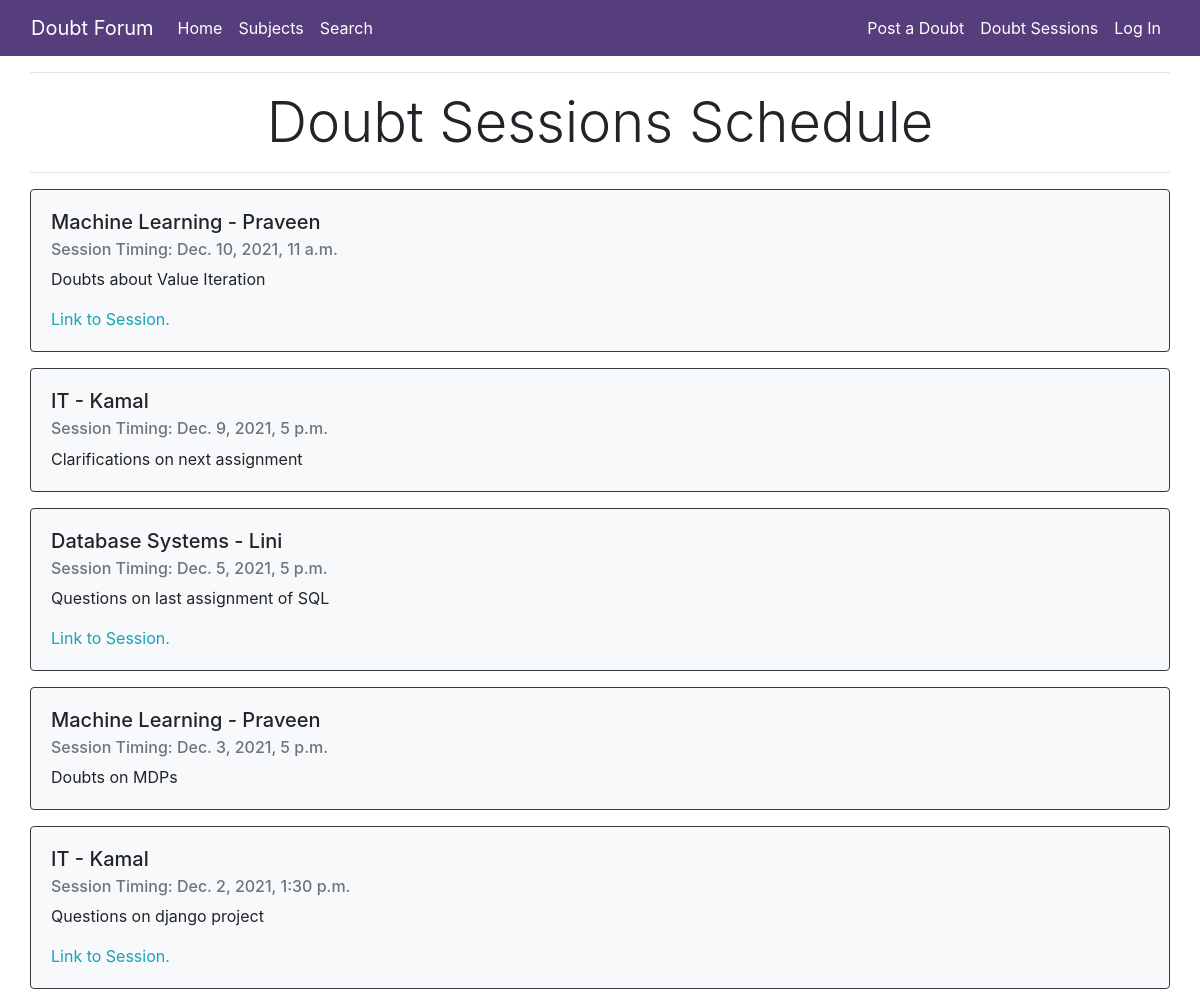
The page /doubt_sessions/ on the database as committed earlier.
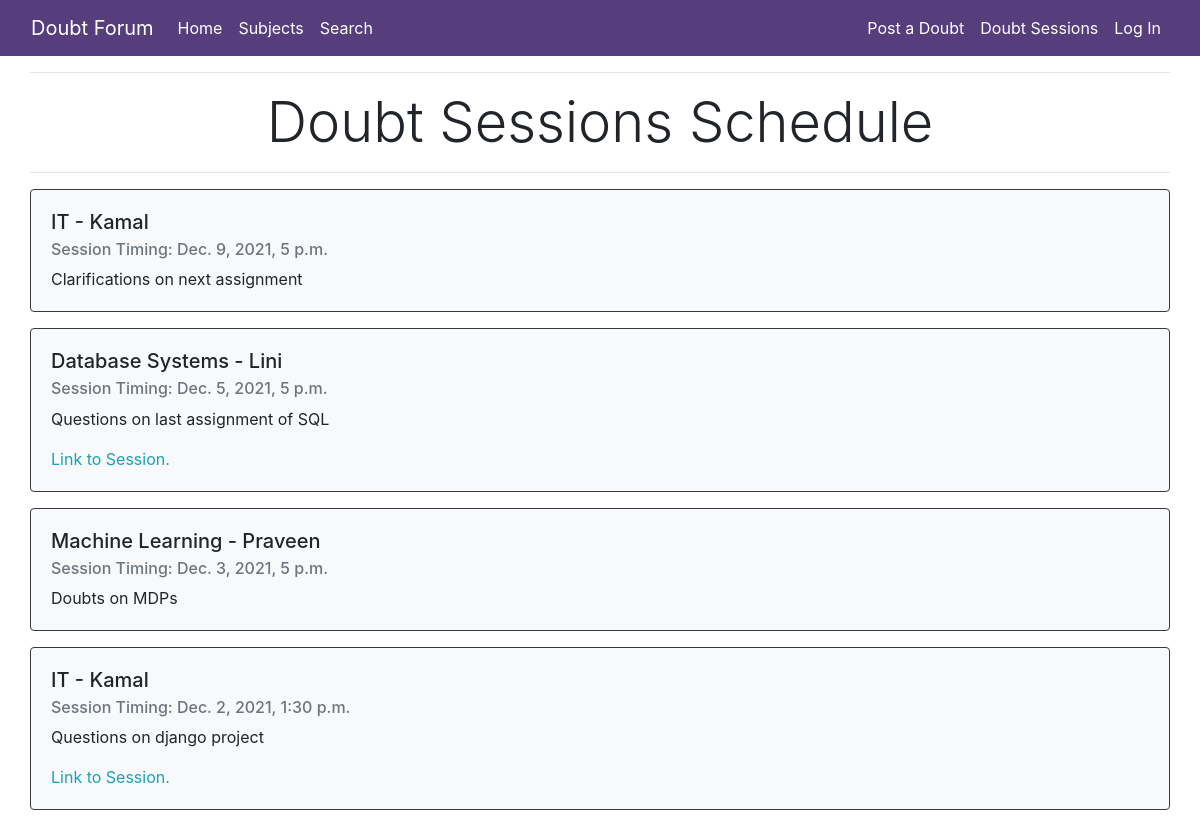
The same page on the database as committed later.
### DoubtForum/models.py (models this page shows, shortened)
class DoubtSession(models.Model):
    professor = models.ForeignKey(
        settings.AUTH_USER_MODEL,
        on_delete=models.CASCADE
    )
    body = models.TextField()
    scheduled_for = models.DateTimeField()
    subject = models.ForeignKey('Subject', on_delete=models.CASCADE)
    link_to_session = models.URLField(max_length=50, null=True, blank=True)

class Subject(models.Model):
    name = models.CharField(max_length=20)
    def __str__(self):
        return str(self.name)

### DoubtForum/views.py (the view)
# urls.py: path('doubt_sessions/', doubt_sessions, name='doubt_sessions'),
def doubt_sessions(request):
    sessions = DoubtSession.objects.all().order_by('-scheduled_for')
    context = {
        "sessions": sessions,
    }
    return render(request, "schedule.html", context)

### templates/schedule.html (shortened to what this page needs)
<!DOCTYPE html>
{% extends "base.html" %}
{% block page_content %}
<div class="col-md-12">
    <hr>
        <div class="page-header text-center mt-3">
            <h1 class="display-4">Doubt Sessions Schedule</h1>
        </div>
    <hr>
    {% for session in sessions %}
    <div class="card border-dark bg-light mb-3">
        <div class="card-body">
            <h5 class="card-title">{{ session.subject }} - {{ session.professor }}</h5>
            <h6 class="card-subtitle mb-2 text-muted">
                Session Timing: {{ session.scheduled_for }}&nbsp;  </h6>
            <p class="card-text">{{ session.body }}</p>
            {% if session.link_to_session is null or blank%}
            {% else %}
                <a href="{{session.link_to_session}}" class="card-link text-info">Link to Session.</a>&nbsp;
            {% endif %}
        </div>
    </div>
    {% endfor %}
</div>
{% endblock %}

### templates/base.html (shortened to what this page needs)
<!DOCTYPE html>
  <link rel="stylesheet" href="https://stackpath.bootstrapcdn.com/bootstrap/4.1.3/css/bootstrap.min.css">
  <link rel="stylesheet" href="https://cdn.jsdelivr.net/npm/bootstrap-icons@1.3.0/font/bootstrap-icons.css">
  <link rel="stylesheet" href="https://cdnjs.cloudflare.com/ajax/libs/font-awesome/4.7.0/css/font-awesome.min.css">
  <nav class="navbar navbar-expand-lg navbar-dark" style="background-color: #563d7c;">
      <div class="container-fluid">
          <a class="navbar-brand" href="{% url 'home' %}">Doubt Forum</a>
          <div class="collapse navbar-collapse" id="navbarSupportedContent">
            <ul class="navbar-nav mr-auto">
              <li class="nav-item">
                <a class="nav-link active" href="{% url 'home' %}">Home</a>
              </li>
              <li class="nav-item">
                <a class="nav-link active" href="{% url 'subject_list' %}">Subjects</a>
              </li>
              <li class="nav-item">
                <a class="nav-link active" href="{% url 'search_doubt' %}">Search</a>
              </li>
            </ul>
            <ul class="navbar-nav ml-auto">
              <li class="nav-item">
                <a class="nav-link active" href="{% url 'add_doubt' %}">Post a Doubt</a>
              </li>
              <li class="nav-item">
                <a class="nav-link active" href="{% url 'doubt_sessions' %}">Doubt Sessions</a>
              </li>
              <li>
                {% if user.is_authenticated %}
                <a class="nav-link active" href="{% url 'logout' %}">Log Out</a>
                {% else %}
                <a class="nav-link active" href="{% url 'login' %}">Log In</a>
                {% endif %}
              </li>
            </ul>
          </div>
      </div>
  </nav>
  <div class="container-fluid">
      {% block page_content %}{% endblock %}
  </div>

Rows that differ between the two databases and show on the page:
removed DoubtSession: subject "Machine Learning", professor "Praveen", scheduled_for "Dec. 10, 2021, 11 a.m.", body "Doubts about Value Iteration"
